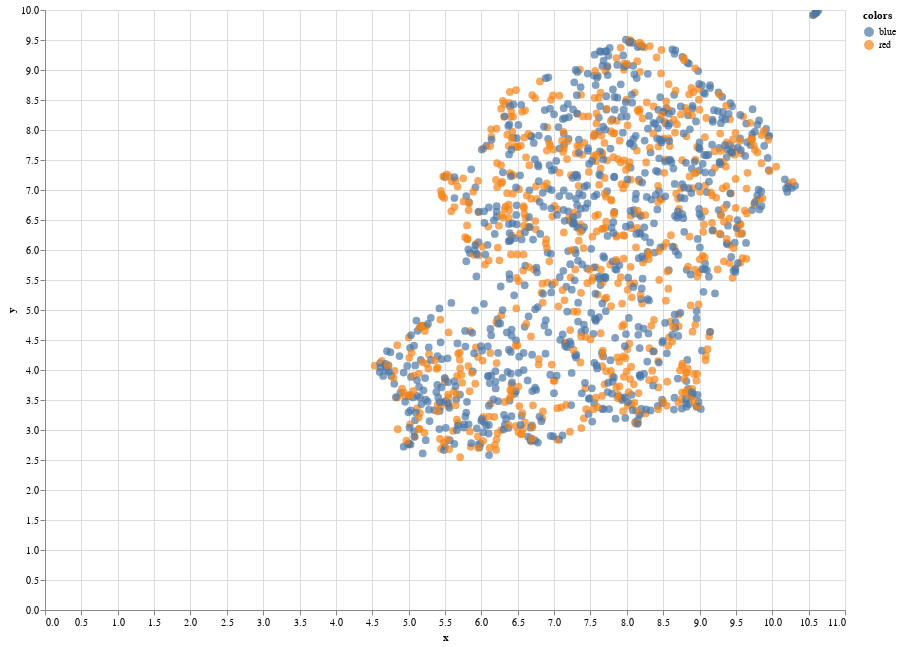

The notebook cell this image was saved under:
### Code cell
# plot
alt.Chart(df_plot_umap2).mark_circle(size=60).encode(
    x='x',
    y='y',
    color='colors',
    tooltip=['labels','colors']
).properties(
    width=800,
    height=600
).interactive()

### Figure 1 — Vega-Lite specification as saved in the notebook (floating-point values rounded to 4 significant figures; data arrays with more than 128 entries replaced by an {"elided": "..."} marker saying what was removed)
{"config": {"view": {"continuousWidth": 400, "continuousHeight": 300}}, "data": {"name": "data-cac8aba46d82f91394bdabebe4b62c88"}, "mark": {"type": "circle", "size": 60}, "encoding": {"color": {"field": "colors", "type": "nominal"}, "tooltip": [{"field": "labels", "type": "nominal"}, {"field": "colors", "type": "nominal"}], "x": {"field": "x", "type": "quantitative"}, "y": {"field": "y", "type": "quantitative"}}, "height": 600, "selection": {"selector001": {"type": "interval", "bind": "scales", "encodings": ["x", "y"]}}, "width": 800, "$schema": "https://vega.github.io/schema/vega-lite/v4.17.0.json", "datasets": {"data-cac8aba46d82f91394bdabebe4b62c88": {"elided": "1450 records"}}}
